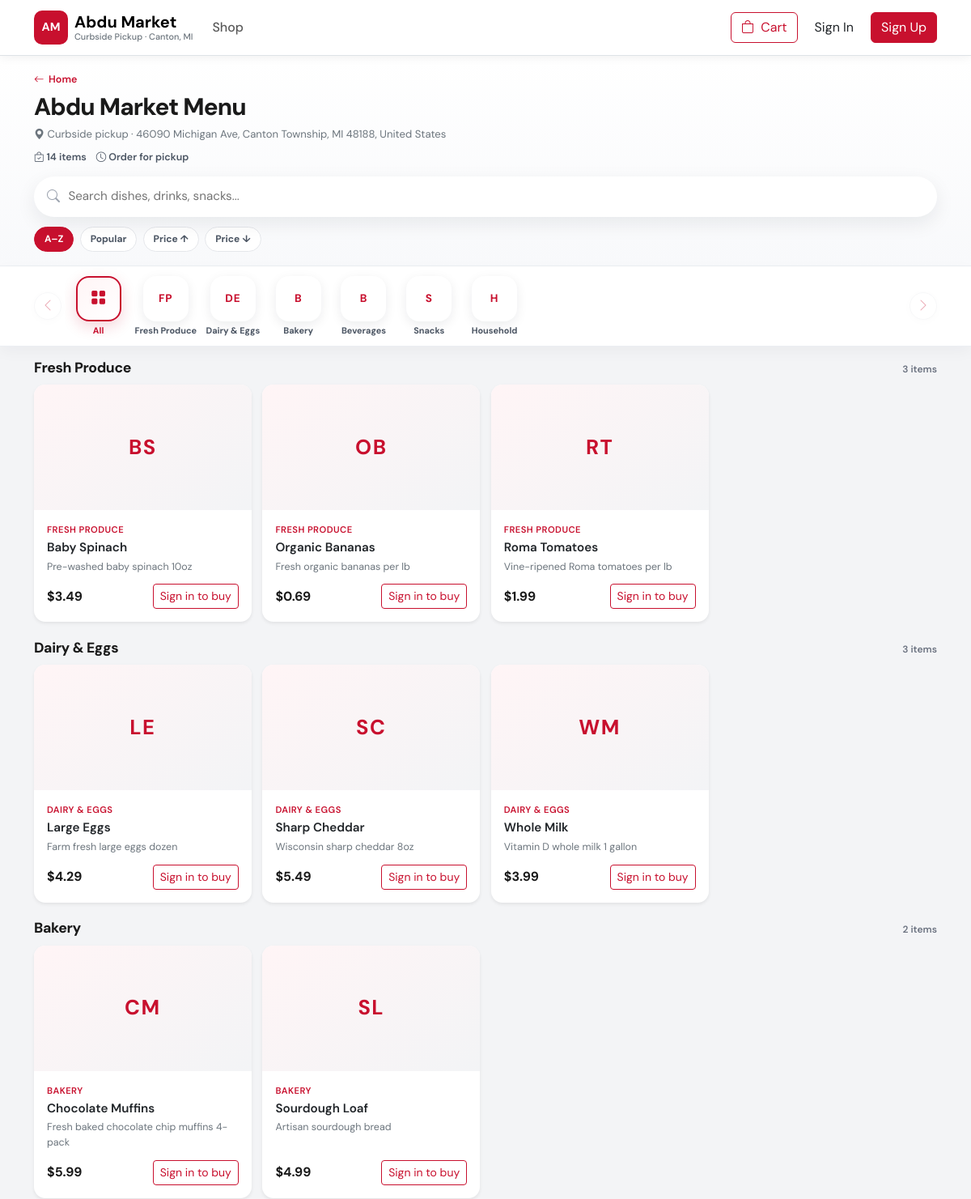
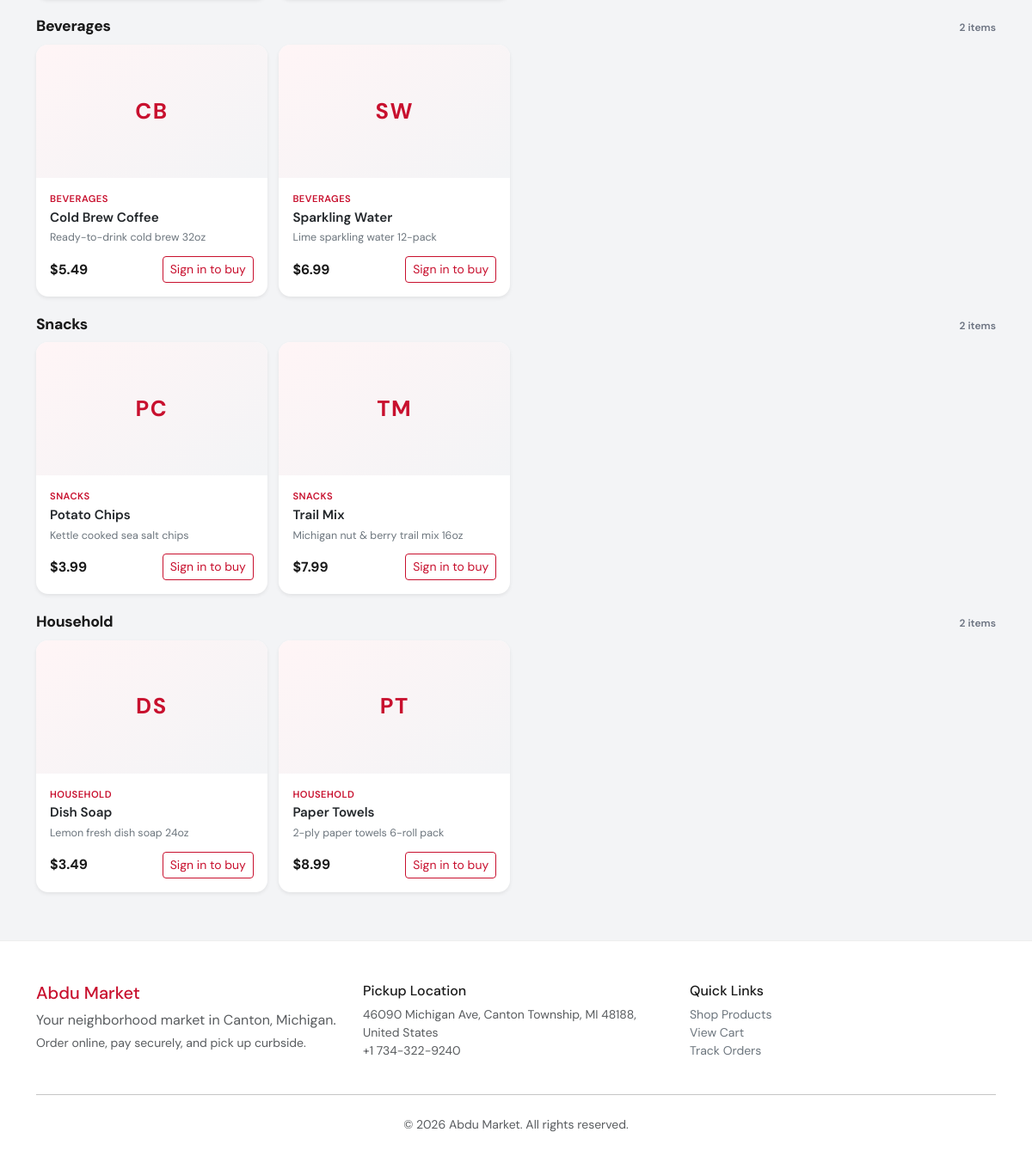
The page /shop.php on the database its author committed (2 pictures, top to bottom).
### tables this page shows
CREATE TABLE categories (
    id INT UNSIGNED AUTO_INCREMENT PRIMARY KEY,
    clover_id VARCHAR(64) DEFAULT NULL UNIQUE,
    name VARCHAR(255) NOT NULL,
    sort_order INT NOT NULL DEFAULT 0,
    image_url VARCHAR(500) DEFAULT NULL,
    is_active TINYINT(1) NOT NULL DEFAULT 1,
    synced_at TIMESTAMP NULL DEFAULT NULL
);

CREATE TABLE products (
    id INT UNSIGNED AUTO_INCREMENT PRIMARY KEY,
    clover_id VARCHAR(64) DEFAULT NULL UNIQUE,
    category_id INT UNSIGNED DEFAULT NULL,
    name VARCHAR(255) NOT NULL,
    description TEXT DEFAULT NULL,
    price DECIMAL(10, 2) NOT NULL DEFAULT 0.00,
    inventory INT NOT NULL DEFAULT 0,
    image_url VARCHAR(500) DEFAULT NULL,
    is_active TINYINT(1) NOT NULL DEFAULT 1,
    is_featured TINYINT(1) NOT NULL DEFAULT 0,
    synced_at TIMESTAMP NULL DEFAULT NULL,
    FOREIGN KEY (category_id) REFERENCES categories(id) ON DELETE SET NULL
);

### shop.php (the view, shortened to what the rows shown need)
<?php
require_once __DIR__ . '/includes/bootstrap.php';
$search = trim($_GET['q'] ?? '');
$sort = $_GET['sort'] ?? 'name';
$page = max(1, (int) ($_GET['page'] ?? 1));
$isSearch = $search !== '';
$categories = get_categories();
$menuCategories = array_values(array_filter(
    $categories,
    static fn (array $cat): bool => (int) ($cat['product_count'] ?? 0) > 0
));
if ($isSearch) {
    $filters = [
        'search' => $search,
        'sort' => $sort,
        'page' => $page,
        'per_page' => 30,
    ];
    $totalProducts = count_products($filters);
    $products = get_products($filters);
    $menuGroups = [];
} else {
    $filters = ['sort' => $sort];
    $products = get_products($filters);
    $totalProducts = count($products);
    $menuGroups = group_products_for_menu($products, $menuCategories);
}
$totalPages = $isSearch ? max(1, (int) ceil($totalProducts / 30)) : 1;
$queryParams = array_filter([
    'q' => $search !== '' ? $search : null,
    'sort' => $sort !== 'name' ? $sort : null,
], fn ($value) => $value !== null && $value !== '');
$activeCategoryAnchor = null;
require __DIR__ . '/includes/header.php';
?>
<div class="shop-app" id="shopApp" data-active-category="<?= e($activeCategoryAnchor ?? '') ?>">
    <div class="shop-app-hero">
        <div class="container">
            <div class="shop-app-hero-card">
                <div class="shop-app-hero-copy">
                    <h1 class="shop-app-title">Abdu Market Menu</h1>
                </div>
            </div>
        </div>
    </div>
    <?php if (!$isSearch && !empty($menuGroups)): ?>
    <div class="shop-category-carousel-wrap" id="shopCategoryCarouselWrap">
        <div class="container shop-category-carousel-inner">
        <nav class="shop-category-nav" id="shopCategoryNav" aria-label="Menu categories">
            <div class="shop-category-nav-track" id="shopCategoryTrack">
                <?php foreach ($menuGroups as $group): ?>
                <?php $anchor = category_menu_anchor($group['category']); ?>
                <a
                    href="#<?= e($anchor) ?>"
                    class="shop-cat-chip<?= $activeCategoryAnchor === $anchor ? ' is-active' : '' ?>"
                    data-target="<?= e($anchor) ?>"
                >
                    <span class="shop-cat-chip-icon catalog-tile-media<?= catalog_has_image($group['category']['image_url'] ?? null) ? '' : ' show-initials' ?>">
                        <?= catalog_tile_media((string) $group['category']['name'], $group['category']['image_url'] ?? null) ?>
                    </span>
                    <span class="shop-cat-chip-label"><?= e($group['category']['name']) ?></span>
                </a>
                <?php endforeach; ?>
            </div>
        </nav>
        </div>
    </div>
    <?php endif; ?>
    <div class="container shop-app-content" id="shopMenuTop">
        <?php $productColClass = 'col-6 col-lg-3'; ?>
        <?php if ($isSearch): ?>
        <div class="shop-search-header">
            <h2 class="shop-section-title">Results for “<?= e($search) ?>”</h2>
            <p class="shop-section-count"><?= (int) $totalProducts ?> items found</p>
        </div>
        <?php if (empty($products)): ?>
        <div class="shop-empty">
            <i class="bi bi-search"></i>
            <h3>No matches found</h3>
            <p>Try another search or browse the full menu.</p>
            <a href="shop.php" class="btn btn-danger btn-sm">Browse menu</a>
        </div>
        <?php else: ?>
        <div class="row g-3 shop-product-grid">
            <?php foreach ($products as $product): ?>
            <?php require __DIR__ . '/includes/product_card.php'; ?>
            <?php endforeach; ?>
        </div>
        <?php if ($totalPages > 1): ?>
        <nav class="shop-pagination mt-4" aria-label="Search result pages">
            <ul class="pagination justify-content-center mb-0">
                <li class="page-item <?= $page <= 1 ? 'disabled' : '' ?>">
                    <a class="page-link" href="<?= e(shop_page_url($page - 1, $queryParams)) ?>">Previous</a>
                </li>
                <?php
                $start = max(1, $page - 2);
                $end = min($totalPages, $page + 2);
                for ($i = $start; $i <= $end; $i++):
                ?>
                <li class="page-item <?= $i === $page ? 'active' : '' ?>">
                    <a class="page-link" href="<?= e(shop_page_url($i, $queryParams)) ?>"><?= $i ?></a>
                </li>
                <?php endfor; ?>
                <li class="page-item <?= $page >= $totalPages ? 'disabled' : '' ?>">
                    <a class="page-link" href="<?= e(shop_page_url($page + 1, $queryParams)) ?>">Next</a>
                </li>
            </ul>
        </nav>
        <?php endif; ?>
        <?php endif; ?>
        <?php else: ?>
        <?php foreach ($menuGroups as $group): ?>
        <?php $anchor = category_menu_anchor($group['category']); ?>
        <section class="shop-menu-section" id="<?= e($anchor) ?>" data-category-section="<?= e($anchor) ?>">
            <div class="shop-menu-section-head">
                <h2 class="shop-section-title"><?= e($group['category']['name']) ?></h2>
                <span class="shop-section-count"><?= count($group['products']) ?> items</span>
            </div>
            <div class="row g-3 shop-product-grid">
                <?php foreach ($group['products'] as $product): ?>
                <?php require __DIR__ . '/includes/product_card.php'; ?>
                <?php endforeach; ?>
            </div>
        </section>
        <?php endforeach; ?>
        <?php endif; ?>
    </div>
</div>
<?php require __DIR__ . '/includes/footer.php'; ?>

### includes/functions.php (shortened to what the rows shown need)
<?php
function e(?string $value): string
{
    return htmlspecialchars($value ?? '', ENT_QUOTES, 'UTF-8');
}
function format_money(float|int|string $amount): string
{
    return '$' . number_format((float) $amount, 2);
}
function db_has_column(string $table, string $column): bool
{
    try {
        $stmt = db()->prepare("SHOW COLUMNS FROM `$table` LIKE ?");
        $stmt->execute([$column]);
        return (bool) $stmt->fetchColumn();
    } catch (Throwable) {
        return false;
    }
}
function catalog_has_image(?string $url): bool
{
    $url = trim((string) $url);
    if ($url === '') {
        return false;
    }
    return str_starts_with($url, '/assets/');
}
function products_have_featured_column(): bool
{
    return db_has_column('products', 'is_featured');
}
function category_menu_anchor(array $category): string
{
    $name = strtolower(trim((string) ($category['name'] ?? 'category')));
    $slug = preg_replace('/[^a-z0-9]+/', '-', $name) ?? 'category';
    $slug = trim((string) $slug, '-') ?: 'category';
    return 'menu-' . $slug . '-' . (int) ($category['id'] ?? 0);
}
function group_products_for_menu(array $products, array $categories): array
{
    $groups = [];
    foreach ($categories as $cat) {
        $groups[(int) $cat['id']] = [
            'category' => $cat,
            'products' => [],
        ];
    }
    $extras = [];
    foreach ($products as $product) {
        $categoryId = (int) ($product['category_id'] ?? 0);
        if ($categoryId > 0 && isset($groups[$categoryId])) {
            $groups[$categoryId]['products'][] = $product;
            continue;
        }
    }
    $result = [];
    foreach ($categories as $cat) {
        $id = (int) $cat['id'];
        if (!empty($groups[$id]['products'])) {
            $result[] = $groups[$id];
        }
    }
    return $result;
}
function name_initials(string $name): string
{
    $name = trim(preg_replace('/\s+/u', ' ', $name));
    $words = preg_split('/\s+/u', $name, -1, PREG_SPLIT_NO_EMPTY);
    $pick = static function (string $s): ?string {
        if (preg_match('/[\p{L}\p{N}]/u', $s, $m) === 1) {
            return $m[0];
        }
        return null;
    };
    $first = null;
    $second = null;
    foreach ($words as $w) {
        $c = $pick($w);
        if ($c === null) {
            continue;
        }
        if ($first === null) {
            $first = $c;
            continue;
        }
        $second = $c;
        break;
    }
    if ($first !== null && $second !== null) {
        return mb_strtoupper($first . $second);
    }
    if ($first !== null) {
        return mb_strtoupper($first);
    }
    return '?';
}
function catalog_tile_media(string $name, ?string $imageUrl): string
{
    $initials = e(name_initials($name));
    $html = '<span class="catalog-tile-initials" aria-hidden="true">' . $initials . '</span>';
    return $html;
}
function get_categories(bool $activeOnly = true): array
{
    $sql = 'SELECT c.*, (SELECT COUNT(*) FROM products p WHERE p.category_id = c.id) AS product_count FROM categories c';
    if ($activeOnly) {
        $sql .= ' WHERE c.is_active = 1';
    }
    $sql .= ' ORDER BY c.sort_order ASC, c.name ASC';
    return db()->query($sql)->fetchAll();
}
function get_products(array $filters = []): array
{
    $params = [];
    $where = product_filter_sql($filters, $params);
    $sort = $filters['sort'] ?? 'name';
    $order = match ($sort) {
        'price_asc' => ' ORDER BY p.price ASC',
        'price_desc' => ' ORDER BY p.price DESC',
        'featured' => products_have_featured_column()
            ? ' ORDER BY p.is_featured DESC, p.name ASC'
            : ' ORDER BY p.name ASC',
        'name' => ' ORDER BY p.name ASC',
        default => ' ORDER BY p.name ASC',
    };
    $sql = 'SELECT p.*, c.name AS category_name FROM products p
            LEFT JOIN categories c ON c.id = p.category_id WHERE 1=1' . $where . $order;
    $stmt = db()->prepare($sql);
    $stmt->execute($params);
    return $stmt->fetchAll();
}
function product_filter_sql(array $filters, array &$params): string
{
    $sql = '';
    if (!isset($filters['include_inactive']) || !$filters['include_inactive']) {
        $sql .= ' AND p.is_active = 1';
    }
    return $sql;
}

### includes/product_card.php (shortened to what the rows shown need)
<?php
$productColClass = $productColClass ?? 'col-6 col-md-4 col-lg-3';
?>
<div class="<?= e($productColClass) ?>">
    <article class="product-card card h-100 border-0 shadow-sm">
        <div class="product-img catalog-tile-media<?= catalog_has_image($product['image_url'] ?? null) ? '' : ' show-initials' ?>">
            <?= catalog_tile_media($product['name'], $product['image_url'] ?? null) ?>
        </div>
        <div class="card-body d-flex flex-column">
            <span class="product-category"><?= e($product['category_name'] ?? 'General') ?></span>
            <h3 class="product-name"><?= e($product['name']) ?></h3>
            <p class="product-desc"><?= e(mb_strimwidth($product['description'] ?? '', 0, 80, '...')) ?></p>
            <div class="mt-auto d-flex justify-content-between align-items-center">
                <strong class="product-price"><?= format_money($product['price']) ?></strong>
                <?php if (is_logged_in()): ?>
                <?php if (product_is_purchasable($product)): ?>
                <form method="post" action="<?= e(asset_url('mart-line.php')) ?>" class="mart-buy-form">
                    <?= csrf_field() ?>
                    <input type="hidden" name="action" value="add">
                    <input type="hidden" name="product_id" value="<?= (int) $product['id'] ?>">
                    <button type="submit" class="btn btn-sm btn-danger">
                        <i class="bi bi-plus-lg"></i> Add
                    </button>
                </form>
                <?php else: ?>
                <button type="button" class="btn btn-sm btn-outline-secondary" disabled>Unavailable</button>
                <?php endif; ?>
                <?php else: ?>
                <a href="login.php" class="btn btn-sm btn-outline-danger">Sign in to buy</a>
                <?php endif; ?>
            </div>
        </div>
    </article>
</div>

### rows shown on the page
categories: name "FP", name "Fresh Produce", count($group['products']) "3"
categories: name "DE", name "Dairy & Eggs", count($group['products']) "3"
categories: name "B", name "Bakery", count($group['products']) "2"
categories: name "B", name "Beverages", count($group['products']) "2"
categories: name "S", name "Snacks", count($group['products']) "2"
categories: name "H", name "Household", count($group['products']) "2"
products: name "BS", category.name "FRESH PRODUCE", name "Baby Spinach", description "Pre-washed baby spinach 10oz", price "$3.49"
products: name "OB", category.name "FRESH PRODUCE", name "Organic Bananas", description "Fresh organic bananas per lb", price "$0.69"
products: name "RT", category.name "FRESH PRODUCE", name "Roma Tomatoes", description "Vine-ripened Roma tomatoes per lb", price "$1.99"
products: name "LE", category.name "DAIRY & EGGS", name "Large Eggs", description "Farm fresh large eggs dozen", price "$4.29"
products: name "SC", category.name "DAIRY & EGGS", name "Sharp Cheddar", description "Wisconsin sharp cheddar 8oz", price "$5.49"
products: name "WM", category.name "DAIRY & EGGS", name "Whole Milk", description "Vitamin D whole milk 1 gallon", price "$3.99"
products: name "CM", category.name "BAKERY", name "Chocolate Muffins", description "Fresh baked chocolate chip muffins 4-pack", price "$5.99"
products: name "SL", category.name "BAKERY", name "Sourdough Loaf", description "Artisan sourdough bread", price "$4.99"
products: name "CB", category.name "BEVERAGES", name "Cold Brew Coffee", description "Ready-to-drink cold brew 32oz", price "$5.49"
products: name "SW", category.name "BEVERAGES", name "Sparkling Water", description "Lime sparkling water 12-pack", price "$6.99"
products: name "PC", category.name "SNACKS", name "Potato Chips", description "Kettle cooked sea salt chips", price "$3.99"
products: name "TM", category.name "SNACKS", name "Trail Mix", description "Michigan nut & berry trail mix 16oz", price "$7.99"
products: name "DS", category.name "HOUSEHOLD", name "Dish Soap", description "Lemon fresh dish soap 24oz", price "$3.49"
products: name "PT", category.name "HOUSEHOLD", name "Paper Towels", description "2-ply paper towels 6-roll pack", price "$8.99"

### other values the page prints
setting('mart.address', config('mart.address')) "46090 Michigan Ave, Canton Township, MI 48188, United States"
$totalProducts "14"
$label "A–Z"
$label "Popular"
$label "Price ↑"
$label "Price ↓"
setting('mart.phone', config('mart.phone')) "+1 734-322-9240"
